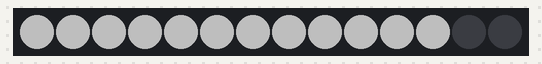
The sketch below on a simulated Arduino Uno, built with avr-gcc and run on an emulated ATmega328P. Parts: 14 RGB LEDs in strip order, left to right. Dim RGB values are drawn brighter than linear.

Above: at 0.1 s.
At 1.1 s:
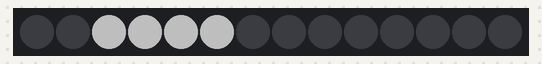
At 2.1 s:
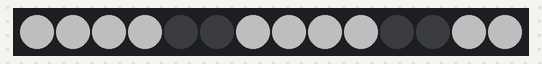
At 4.1 s:
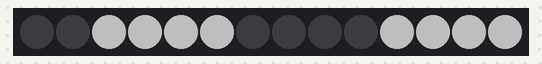
At 6.1 s:
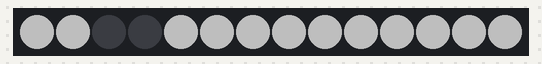
At 8.1 s:
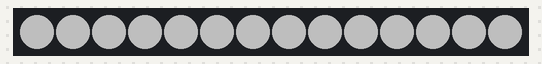

The sketch:

one_digit.ino
```cpp
#include <FastLED.h>

#define LED_PIN     2
#define NUM_LEDS    14
#define BRIGHTNESS  80
#define LED_TYPE    WS2815
#define COLOR_ORDER GRB

#define LEN 2

CRGB leds[NUM_LEDS];

const byte mask[7] =
{
  0b10000000,
  0b01000000,
  0b00100000,
  0b00010000,
  0b00001000,
  0b00000100,
  0b00000010,
};

const byte digits[10] =
{
  0b11111100, // 0
  0b01100000, // 1
  0b11011010, // 2
  0b11110010, // 3
  0b01100110, // 4
  0b10110110, // 5
  0b10111110, // 6
  0b11100000, // 7
  0b11111110, // 8
  0b11110110  // 9
};

void clearDisplay()
{
  for (int i = 0; i < NUM_LEDS; i++)
  {
    leds[i] = CRGB::Black;
  }
}

void setNumber(int digit)
{
  clearDisplay();

  for (int i = 0; i < 7; i++)
  {
    int led1 = i * LEN;
    int led2 = i * LEN + 1;

    if ((digits[digit] & mask[i]) != 0)
    {
      leds[led1] = CRGB::White;
      leds[led2] = CRGB::White;
    }
  }

  FastLED.show();
}

void setup()
{
  FastLED.addLeds<LED_TYPE, LED_PIN, COLOR_ORDER>(leds, NUM_LEDS);

  FastLED.setBrightness(BRIGHTNESS);

  clearDisplay();
  FastLED.show();
}

void loop()
{
  for (int digit = 0; digit <= 9; digit++)
  {
    setNumber(digit);
    delay(1000);
  }
}
```

Measured:
- by itself, everything shown: repeats every 10.0 s, in 10 steps
- what the display in image 1 shows lasts 1.0 s, from 1.0 s to 2.0 s
